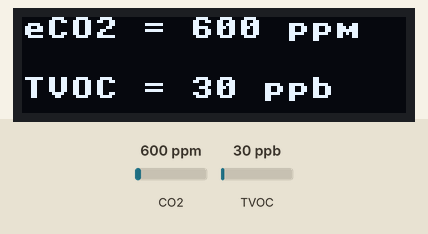
Recording of a program running on a simulated Raspberry Pi Pico running MicroPython. Shown: 128×32 one-colour display. The test bench sets the inputs (shaded band); at power-on: CO2 600 ppm, TVOC 30 ppb. What the program prints to the serial console is not drawn.

Above: at 1.3 s.
1.4 s: CO2 set to 452 ppm
At 3.7 s:
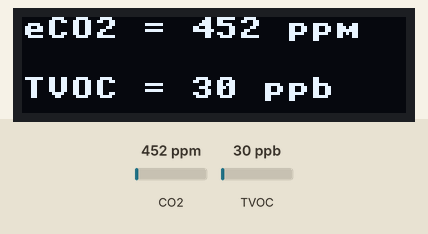
4.0 s: TVOC set to 20 ppb
At 5.5 s:
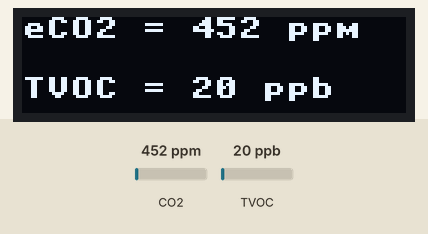
6.3 s: CO2 set to 1050 ppm
At 8.3 s:
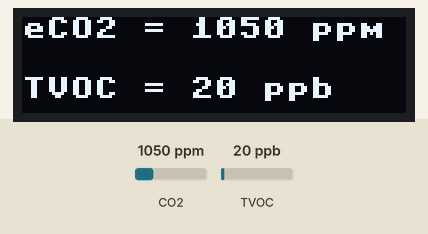
8.6 s: TVOC set to 250 ppb
At 9.8 s:
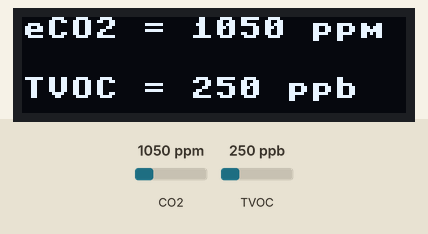
Timing chart, 0 to 11.6 s (numbered marks = the images above; inputs shaded):
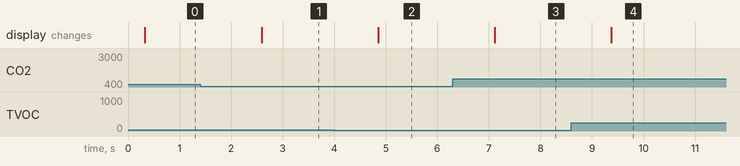

Measured:
- after the input at 1.4 s, the display: changes after 1.2 s (image 1)
- after the input at 4.0 s, the display: changes after 0.85 s (image 2)
- after the input at 6.3 s, the display: changes after 0.81 s (image 3)
- after the input at 8.6 s, the display: changes after 0.78 s (image 4)

The program:

eco2_tvoc.py
```python
# (licence header left out)
"""
`adafruit_sgp30`
====================================================

I2C driver for SGP30 Sensirion VoC sensor

* Author(s): ladyada, Alexandre Marquet.

Implementation Notes
--------------------

**Hardware:**

* Adafruit `SGP30 Air Quality Sensor Breakout - VOC and eCO2
  <https://www.adafruit.com/product/3709>`_ (Product ID: 3709)

**Software and Dependencies:**

* MicroPython:
    https://github.com/micropython/micropython

"""
import math
import time
from micropython import const

__version__ = "0.0.0-auto.0"
__repo__ = "https://github.com/alexmrqt/Adafruit_CircuitPython_SGP30.git"


# pylint: disable=bad-whitespace
_SGP30_DEFAULT_I2C_ADDR  = const(0x58)
_SGP30_FEATURESET_0      = const(0x0020)
_SGP30_FEATURESET_1      = const(0x0022)

_SGP30_CRC8_POLYNOMIAL   = const(0x31)
_SGP30_CRC8_INIT         = const(0xFF)
_SGP30_WORD_LEN          = const(2)
# pylint: enable=bad-whitespace

class Adafruit_SGP30:
    """
    A driver for the SGP30 gas sensor.

    :param i2c: The `I2C` object to use. This is the only required parameter.
    :param int address: (optional) The I2C address of the device.
    """

    def __init__(self, i2c, address=_SGP30_DEFAULT_I2C_ADDR):
        """Initialize the sensor, get the serial # and verify that we found a proper SGP30"""
        self._i2c = i2c
        self._addr = address

        # get unique serial, its 48 bits so we store in an array
        self.serial = self._i2c_read_words_from_cmd([0x36, 0x82], 0.01, 3)
        # get featuerset
        featureset = self._i2c_read_words_from_cmd([0x20, 0x2f], 0.01, 1)
        if featureset[0] not in [ _SGP30_FEATURESET_0, _SGP30_FEATURESET_1 ]:
            raise RuntimeError('SGP30 Not detected')
        self.iaq_init()


    @property
    def tvoc(self):
        """Total Volatile Organic Compound in parts per billion."""
        return self.iaq_measure()[1]


    @property
    def baseline_tvoc(self):
        """Total Volatile Organic Compound baseline value"""
        return self.get_iaq_baseline()[1]


    @property
    def co2eq(self):
        """Carbon Dioxide Equivalent in parts per million"""
        return self.iaq_measure()[0]


    @property
    def baseline_co2eq(self):
        """Carbon Dioxide Equivalent baseline value"""
        return self.get_iaq_baseline()[0]


    def iaq_init(self):
        """Initialize the IAQ algorithm"""
        # name, command, signals, delay
        self._run_profile(["iaq_init", [0x20, 0x03], 0, 0.01])

    def iaq_measure(self):
        """Measure the CO2eq and TVOC"""
        # name, command, signals, delay
        return self._run_profile(["iaq_measure", [0x20, 0x08], 2, 0.05])

    def get_iaq_baseline(self):
        """Retreive the IAQ algorithm baseline for CO2eq and TVOC"""
        # name, command, signals, delay
        return self._run_profile(["iaq_get_baseline", [0x20, 0x15], 2, 0.01])

    def set_iaq_baseline(self, co2eq, tvoc):
        """Set the previously recorded IAQ algorithm baseline for CO2eq and TVOC"""
        if co2eq == 0 and tvoc == 0:
            raise RuntimeError('Invalid baseline')
        buffer = []
        for value in [tvoc, co2eq]:
            arr = [value >> 8, value & 0xFF]
            arr.append(self._generate_crc(arr))
            buffer += arr
        self._run_profile(["iaq_set_baseline", [0x20, 0x1e] + buffer, 0, 0.01])

    def set_iaq_humidity(self, gramsPM3):
        """Set the humidity in g/m3 for eCO2 and TVOC compensation algorithm"""
        tmp = int(gramsPM3 * 256)
        buffer = []
        for value in [tmp]:
            arr = [value >> 8, value & 0xFF]
            arr.append(self._generate_crc(arr))
            buffer += arr
        self._run_profile(["iaq_set_humidity", [0x20, 0x61] + buffer, 0, 0.01])

    def set_iaq_rel_humidity(self, rh, temp):
        """Set the relative humidity in % for eCO2 and TVOC compensation algorithm"""
        # Formula from "Generic SGP Driver Integration for Software I2C"
        gramsPM3 = rh/100.0 * 6.112 * math.exp(17.62*temp/(243.12+temp))
        gramsPM3 *= 216.7 / (273.15 + temp)

        self.set_iaq_humidity(gramsPM3)

    # Low level command functions

    def _run_profile(self, profile):
        """Run an SGP 'profile' which is a named command set"""
        # pylint: disable=unused-variable
        name, command, signals, delay = profile
        # pylint: enable=unused-variable

        #print("\trunning profile: %s, command %s, %d, delay %0.02f" %
        #   (name, ["0x%02x" % i for i in command], signals, delay))
        return self._i2c_read_words_from_cmd(command, delay, signals)


    def _i2c_read_words_from_cmd(self, command, delay, reply_size):
        """Run an SGP command query, get a reply and CRC results if necessary"""
        self._i2c.writeto(self._addr, bytes(command))
        time.sleep(delay)
        if not reply_size:
            return None
        crc_result = bytearray(reply_size * (_SGP30_WORD_LEN +1))
        self._i2c.readfrom_into(self._addr, crc_result)
        #print("\tRaw Read: ", crc_result)
        result = []
        for i in range(reply_size):
            word = [crc_result[3*i], crc_result[3*i+1]]
            crc = crc_result[3*i+2]
            if self._generate_crc(word) != crc:
                raise RuntimeError('CRC Error')
            result.append(word[0] << 8 | word[1])
        #print("\tOK Data: ", [hex(i) for i in result])
        return result

    # pylint: disable=no-self-use
    def _generate_crc(self, data):
        """8-bit CRC algorithm for checking data"""
        crc = _SGP30_CRC8_INIT
        # calculates 8-Bit checksum with given polynomial
        for byte in data:
            crc ^= byte
            for _ in range(8):
                if crc & 0x80:
                    crc = (crc << 1) ^ _SGP30_CRC8_POLYNOMIAL
                else:
                    crc <<= 1
        return crc & 0xFF

from machine import Pin, I2C
from ssd1306 import SSD1306_I2C
WIDTH =128
HEIGHT= 32
i2c=I2C(0,scl=Pin(1),sda=Pin(0),freq=200000)
oled = SSD1306_I2C(WIDTH,HEIGHT,i2c)

sdaPIN=machine.Pin(2)
sclPIN=machine.Pin(3)
i2c_1=machine.I2C(1,sda=sdaPIN, scl=sclPIN, freq=40000)
sgp30 = Adafruit_SGP30(i2c_1)
#co2eq, tvoc = sgp30.iaq_measure()
#set the baseline manually after exposing sensor to fresh air for ~10 minutes, baseline is printed every 10 seconds
#comment out the below line to get the baseline readings.
sgp30.set_iaq_baseline(0x9bf6, 0x9732)
sgp30.set_iaq_rel_humidity(52,24)
#print("CO2eq = %d ppm \t TVOC = %d ppb" % (co2eq, tvoc))
print("eCO2 = %d ppm \t TVOC = %d ppb" % (sgp30.co2eq, sgp30.tvoc))
elapsed_sec = 0
while True:
    oled.fill(0)
    oled.text("eCO2 = %d ppm" % (sgp30.co2eq),0, 0)
    oled.text("TVOC = %d ppb" % (sgp30.tvoc),0, 20)
    oled.show()

    time.sleep(1)
    elapsed_sec += 1
    if elapsed_sec > 10:
        elapsed_sec = 0
        print(
            "**** Baseline values: eCO2 = 0x%x, TVOC = 0x%x"
            % (sgp30.baseline_co2eq, sgp30.baseline_tvoc)
        )
```
